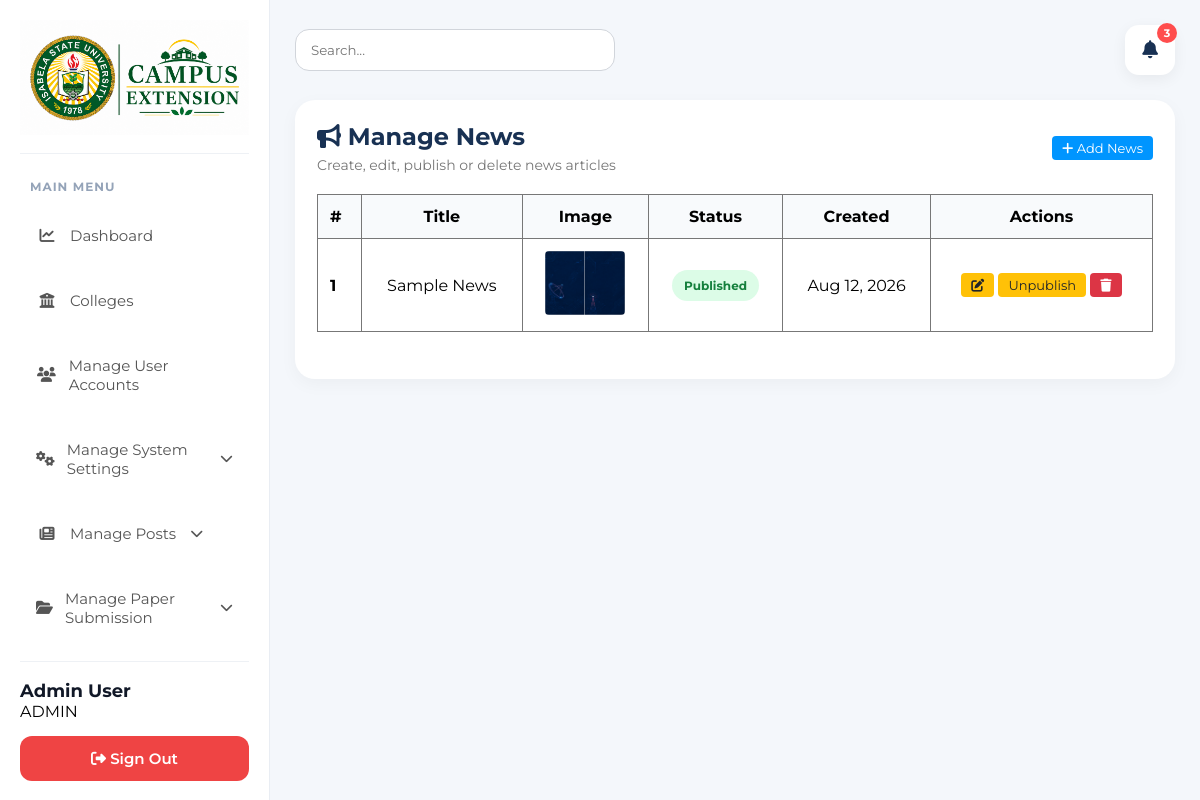
The app's page /admin/news (signed in) with its own data.
### tables this page shows
CREATE TABLE IF NOT EXISTS `news` (
  `id` int NOT NULL AUTO_INCREMENT,
  `title` varchar(255) NOT NULL,
  `content` text NOT NULL,
  `image` varchar(255) DEFAULT NULL,
  `status` enum('draft','published') DEFAULT 'draft',
  `created_at` timestamp NULL DEFAULT CURRENT_TIMESTAMP,
  `updated_at` timestamp NULL DEFAULT CURRENT_TIMESTAMP ON UPDATE CURRENT_TIMESTAMP,
  PRIMARY KEY (`id`)
);

### app/Http/Controllers/Controller.php (called while the page is built, shortened)
<?php
class Controller
{
    protected function render($view, $data = [])
    {
        require __DIR__ . '/../../views/layouts/app.php';
    }
}

### app/Http/Controllers/Admin/NewsController.php (called while the page is built, shortened)
<?php
require_once __DIR__ . '/../../../models/News.php';
class NewsController extends \Controller
{
    private $newsModel;
    public function __construct()
    {
        $config = require __DIR__ . '/../../../../config/database.php';
        $pdo = new \PDO("mysql:host={$config['host']};dbname={$config['dbname']};charset={$config['charset']}", $config['username'], $config['password']);
        $pdo->setAttribute(\PDO::ATTR_ERRMODE, \PDO::ERRMODE_EXCEPTION);
        $this->newsModel = new \News($pdo);
    }
    public function index()
    {
        $news = $this->newsModel->getAll();
        $this->render('news/index', ['news' => $news]);
    }
}

### app/models/News.php (called while the page is built, shortened)
<?php
class News
{
    private $db;
    public function __construct($pdo)
    {
        $this->db = $pdo;
    }
    public function getAll($status = null)
    {
        $sql = "SELECT * FROM news ORDER BY created_at DESC";
        $stmt = $this->db->prepare($sql);
        $stmt->execute($status ? [$status] : []);
        return $stmt->fetchAll(PDO::FETCH_ASSOC);
    }
}

### app/views/admin/news/index.php (the view, shortened to what this page needs)
<div class="card">
    <div class="table-header">
        <div>
            <h2><i class="fas fa-bullhorn"></i> Manage News</h2>
            <p class="table-subtitle">Create, edit, publish or delete news articles</p>
        </div>
        <a href="/admin/news/create" class="btn btn-primary"><i class="fas fa-plus"></i> Add News</a>
    </div>
    <table>
        <thead>
            <tr>
                <th>#</th>
                <th>Title</th>
                <th>Image</th>
                <th>Status</th>
                <th>Created</th>
                <th>Actions</th>
            </tr>
        </thead>
        <tbody>
            <?php if (empty($news)): ?>
                <tr><td colspan="6" style="text-align:center;color:#777;">No news found.</td></tr>
            <?php else: ?>
                <?php foreach ($news as $index => $item): ?>
                <tr>
                    <td><?= $index + 1 ?></td>
                    <td><?= htmlspecialchars($item['title']) ?></td>
                    <td>
                        <?php if ($item['image']): ?>
                            <img src="/<?= $item['image'] ?>" width="80" style="border-radius:4px;">
                        <?php else: ?>
                            <span style="color:#999;">No image</span>
                        <?php endif; ?>
                    </td>
                    <td>
                        <?php if ($item['status'] === 'published'): ?>
                            <span class="badge badge-approved">Published</span>
                        <?php else: ?>
                            <span class="badge badge-pending">Draft</span>
                        <?php endif; ?>
                    </td>
                    <td><?= date('M d, Y', strtotime($item['created_at'])) ?></td>
                    <td>
                        <a href="/admin/news/edit?id=<?= $item['id'] ?>" class="btn btn-sm btn-edit"><i class="fas fa-edit"></i></a>
                        <form method="POST" action="/admin/news/toggle" style="display:inline;">
                            <button type="submit" class="btn btn-sm <?= $item['status'] === 'published' ? 'btn-warning' : 'btn-success' ?>">
                                <?= $item['status'] === 'published' ? 'Unpublish' : 'Publish' ?>
                            </button>
                        </form>
                        <form method="POST" action="/admin/news/delete" style="display:inline;" onsubmit="return confirm('Delete this news?')">
                            <button type="submit" class="btn btn-sm btn-danger"><i class="fas fa-trash"></i></button>
                        </form>
                    </td>
                </tr>
                <?php endforeach; ?>
            <?php endif; ?>
        </tbody>
    </table>
</div>

### public/css/admin.css (style rules this page uses)
* { margin: 0; padding: 0; box-sizing: border-box; font-family: 'Montserrat', sans-serif; }
body { display: flex; background: #f4f7fb; }
a { text-decoration: none !important; }
.card { background: #fff; border-radius: 20px; padding: 22px; margin-bottom: 20px; box-shadow: 0 5px 18px rgba(0, 0, 0, 0.04); }
table { width: 100%; border-collapse: collapse; }
th, td { padding: 14px; border-bottom: 1px solid #eee; text-align: left; }
th { background: #f8fafc; }
.table-header { display: flex; justify-content: space-between; align-items: center; margin-bottom: 20px; }
.table-header h2 { color: #183153; margin-bottom: 5px; }
.table-subtitle { color: #777; font-size: 14px; }
.badge { padding: 4px 10px; border-radius: 12px; font-size: 12px; font-weight: 600; display: inline-block; }
.badge-approved { background: #d4edda; color: #155724; }
.badge { background: #dcfce7; color: #15803d; padding: 8px 12px; border-radius: 20px; font-size: 12px; font-weight: 700; }
table { width: 100%; border-collapse: collapse; margin-bottom: 25px; }
table th, table td { border: 1px solid #777; padding: 12px; text-align: center; }
table th:first-child, table td:first-child { text-align: left; font-weight: bold; }
.btn-warning, .btn-edit { background: #ffc107; color: #212529; }
.btn-primary { background: #0095ff; color: #fff; }
.btn { padding: 4px 10px; font-size: 13px; border: none; border-radius: 4px; cursor: pointer; }
.btn-sm { padding: 4px 10px; font-size: 13px; border: none; border-radius: 4px; cursor: pointer; }
.btn-danger { background: #dc3545; color: #fff; }
.btn-edit { background: #ffc107; color: #212529; }

### records on screen
news: title "Sample News", image (picture), status "Published", created_at "Aug 12, 2026"

### other values on screen
$_SESSION['user_name'] "Admin User"
$_SESSION['user_role'] "ADMIN"
